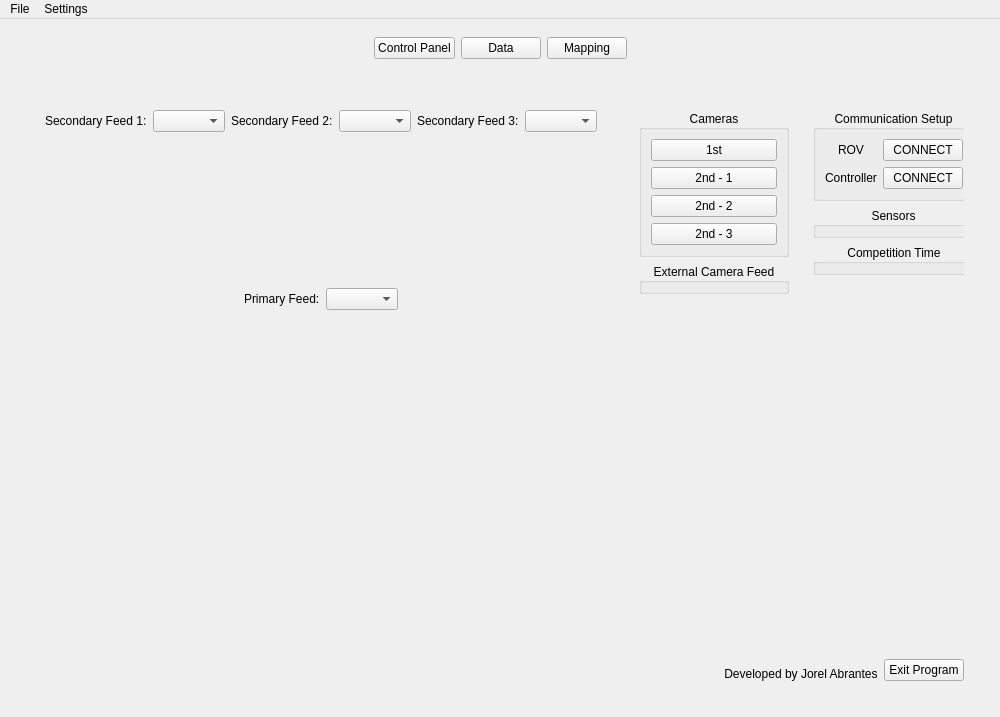
<?xml version="1.0" encoding="UTF-8"?>
<ui version="4.0">
 <class>MainWindow</class>
 <widget class="QMainWindow" name="MainWindow">
  <property name="geometry">
   <rect>
    <x>0</x>
    <y>0</y>
    <width>1000</width>
    <height>717</height>
   </rect>
  </property>
  <property name="sizePolicy">
   <sizepolicy hsizetype="Expanding" vsizetype="Expanding">
    <horstretch>0</horstretch>
    <verstretch>0</verstretch>
   </sizepolicy>
  </property>
  <property name="windowTitle">
   <string>MainWindow</string>
  </property>
  <widget class="QWidget" name="centralwidget">
   <property name="sizePolicy">
    <sizepolicy hsizetype="Expanding" vsizetype="Expanding">
     <horstretch>0</horstretch>
     <verstretch>0</verstretch>
    </sizepolicy>
   </property>
   <layout class="QGridLayout" name="gridLayout_4">
    <item row="0" column="0">
     <widget class="QWidget" name="buttonsPanel" native="true">
      <property name="sizePolicy">
       <sizepolicy hsizetype="Preferred" vsizetype="Preferred">
        <horstretch>0</horstretch>
        <verstretch>0</verstretch>
       </sizepolicy>
      </property>
      <layout class="QHBoxLayout" name="horizontalLayout">
       <item>
        <spacer name="horizontalSpacer_2">
         <property name="orientation">
          <enum>Qt::Horizontal</enum>
         </property>
         <property name="sizeHint" stdset="0">
          <size>
           <width>334</width>
           <height>20</height>
          </size>
         </property>
        </spacer>
       </item>
       <item>
        <widget class="QPushButton" name="controlPanelButton">
         <property name="enabled">
          <bool>true</bool>
         </property>
         <property name="sizePolicy">
          <sizepolicy hsizetype="Preferred" vsizetype="Preferred">
           <horstretch>0</horstretch>
           <verstretch>0</verstretch>
          </sizepolicy>
         </property>
         <property name="text">
          <string>Control Panel</string>
         </property>
        </widget>
       </item>
       <item>
        <widget class="QPushButton" name="dataButton">
         <property name="text">
          <string>Data</string>
         </property>
        </widget>
       </item>
       <item>
        <widget class="QPushButton" name="mappingButton">
         <property name="text">
          <string>Mapping</string>
         </property>
        </widget>
       </item>
       <item>
        <spacer name="horizontalSpacer_3">
         <property name="orientation">
          <enum>Qt::Horizontal</enum>
         </property>
         <property name="sizeHint" stdset="0">
          <size>
           <width>336</width>
           <height>20</height>
          </size>
         </property>
        </spacer>
       </item>
      </layout>
     </widget>
    </item>
    <item row="1" column="0">
     <widget class="QStackedWidget" name="stackedWidget">
      <property name="sizePolicy">
       <sizepolicy hsizetype="Expanding" vsizetype="Expanding">
        <horstretch>0</horstretch>
        <verstretch>0</verstretch>
       </sizepolicy>
      </property>
      <property name="currentIndex">
       <number>0</number>
      </property>
      <widget class="QWidget" name="control_panel_page">
       <property name="sizePolicy">
        <sizepolicy hsizetype="Expanding" vsizetype="Expanding">
         <horstretch>0</horstretch>
         <verstretch>0</verstretch>
        </sizepolicy>
       </property>
       <layout class="QGridLayout" name="gridLayout_3">
        <item row="0" column="0">
         <widget class="QWidget" name="control_panel_tab" native="true">
          <property name="sizePolicy">
           <sizepolicy hsizetype="Preferred" vsizetype="Expanding">
            <horstretch>0</horstretch>
            <verstretch>0</verstretch>
           </sizepolicy>
          </property>
          <layout class="QHBoxLayout" name="horizontalLayout_3" stretch="60,40">
           <item>
            <widget class="QWidget" name="control_panel_camera_widget" native="true">
             <property name="enabled">
              <bool>true</bool>
             </property>
             <property name="sizePolicy">
              <sizepolicy hsizetype="Preferred" vsizetype="Preferred">
               <horstretch>1</horstretch>
               <verstretch>0</verstretch>
              </sizepolicy>
             </property>
             <layout class="QGridLayout" name="gridLayout_6">
              <item row="0" column="1">
               <layout class="QGridLayout" name="gridLayout_24" rowstretch="30,70">
                <item row="0" column="0">
                 <widget class="QWidget" name="camera_feeds" native="true">
                  <property name="sizePolicy">
                   <sizepolicy hsizetype="Preferred" vsizetype="Preferred">
                    <horstretch>0</horstretch>
                    <verstretch>0</verstretch>
                   </sizepolicy>
                  </property>
                  <layout class="QGridLayout" name="gridLayout_2">
                   <item row="0" column="0">
                    <layout class="QGridLayout" name="secondary_camera_feeds" rowstretch="0,0">
                     <item row="1" column="2">
                      <widget class="QLabel" name="camera_feed_4">
                       <property name="sizePolicy">
                        <sizepolicy hsizetype="Ignored" vsizetype="Ignored">
                         <horstretch>0</horstretch>
                         <verstretch>0</verstretch>
                        </sizepolicy>
                       </property>
                       <property name="frameShape">
                        <enum>QFrame::NoFrame</enum>
                       </property>
                       <property name="text">
                        <string/>
                       </property>
                       <property name="alignment">
                        <set>Qt::AlignHCenter|Qt::AlignTop</set>
                       </property>
                      </widget>
                     </item>
                     <item row="0" column="0">
                      <layout class="QHBoxLayout" name="horizontalLayout_9">
                       <item>
                        <spacer name="horizontalSpacer_4">
                         <property name="orientation">
                          <enum>Qt::Horizontal</enum>
                         </property>
                         <property name="sizeHint" stdset="0">
                          <size>
                           <width>40</width>
                           <height>20</height>
                          </size>
                         </property>
                        </spacer>
                       </item>
                       <item>
                        <widget class="QLabel" name="label_4">
                         <property name="text">
                          <string>Secondary Feed 1:</string>
                         </property>
                        </widget>
                       </item>
                       <item>
                        <widget class="QComboBox" name="camera_feed_2_menu">
                         <property name="sizeAdjustPolicy">
                          <enum>QComboBox::AdjustToContents</enum>
                         </property>
                        </widget>
                       </item>
                       <item>
                        <spacer name="horizontalSpacer_5">
                         <property name="orientation">
                          <enum>Qt::Horizontal</enum>
                         </property>
                         <property name="sizeHint" stdset="0">
                          <size>
                           <width>40</width>
                           <height>20</height>
                          </size>
                         </property>
                        </spacer>
                       </item>
                      </layout>
                     </item>
                     <item row="1" column="0">
                      <widget class="QLabel" name="camera_feed_2">
                       <property name="sizePolicy">
                        <sizepolicy hsizetype="Ignored" vsizetype="Ignored">
                         <horstretch>0</horstretch>
                         <verstretch>0</verstretch>
                        </sizepolicy>
                       </property>
                       <property name="frameShape">
                        <enum>QFrame::NoFrame</enum>
                       </property>
                       <property name="text">
                        <string/>
                       </property>
                       <property name="alignment">
                        <set>Qt::AlignHCenter|Qt::AlignTop</set>
                       </property>
                      </widget>
                     </item>
                     <item row="0" column="1">
                      <layout class="QHBoxLayout" name="horizontalLayout_10">
                       <item>
                        <spacer name="horizontalSpacer_6">
                         <property name="orientation">
                          <enum>Qt::Horizontal</enum>
                         </property>
                         <property name="sizeHint" stdset="0">
                          <size>
                           <width>40</width>
                           <height>20</height>
                          </size>
                         </property>
                        </spacer>
                       </item>
                       <item>
                        <widget class="QLabel" name="label_5">
                         <property name="text">
                          <string>Secondary Feed 2:</string>
                         </property>
                        </widget>
                       </item>
                       <item>
                        <widget class="QComboBox" name="camera_feed_3_menu">
                         <property name="sizeAdjustPolicy">
                          <enum>QComboBox::AdjustToContents</enum>
                         </property>
                        </widget>
                       </item>
                       <item>
                        <spacer name="horizontalSpacer_7">
                         <property name="orientation">
                          <enum>Qt::Horizontal</enum>
                         </property>
                         <property name="sizeHint" stdset="0">
                          <size>
                           <width>40</width>
                           <height>20</height>
                          </size>
                         </property>
                        </spacer>
                       </item>
                      </layout>
                     </item>
                     <item row="1" column="1">
                      <widget class="QLabel" name="camera_feed_3">
                       <property name="sizePolicy">
                        <sizepolicy hsizetype="Ignored" vsizetype="Ignored">
                         <horstretch>0</horstretch>
                         <verstretch>0</verstretch>
                        </sizepolicy>
                       </property>
                       <property name="frameShape">
                        <enum>QFrame::NoFrame</enum>
                       </property>
                       <property name="text">
                        <string/>
                       </property>
                       <property name="alignment">
                        <set>Qt::AlignHCenter|Qt::AlignTop</set>
                       </property>
                      </widget>
                     </item>
                     <item row="0" column="2">
                      <layout class="QHBoxLayout" name="horizontalLayout_13">
                       <item>
                        <spacer name="horizontalSpacer_12">
                         <property name="orientation">
                          <enum>Qt::Horizontal</enum>
                         </property>
                         <property name="sizeHint" stdset="0">
                          <size>
                           <width>40</width>
                           <height>20</height>
                          </size>
                         </property>
                        </spacer>
                       </item>
                       <item>
                        <widget class="QLabel" name="label_8">
                         <property name="text">
                          <string>Secondary Feed 3:</string>
                         </property>
                        </widget>
                       </item>
                       <item>
                        <widget class="QComboBox" name="camera_feed_4_menu">
                         <property name="sizeAdjustPolicy">
                          <enum>QComboBox::AdjustToContents</enum>
                         </property>
                        </widget>
                       </item>
                       <item>
                        <spacer name="horizontalSpacer_13">
                         <property name="orientation">
                          <enum>Qt::Horizontal</enum>
                         </property>
                         <property name="sizeHint" stdset="0">
                          <size>
                           <width>40</width>
                           <height>20</height>
                          </size>
                         </property>
                        </spacer>
                       </item>
                      </layout>
                     </item>
                    </layout>
                   </item>
                  </layout>
                 </widget>
                </item>
                <item row="1" column="0">
                 <widget class="QWidget" name="primary_camera_feed" native="true">
                  <property name="sizePolicy">
                   <sizepolicy hsizetype="Preferred" vsizetype="Preferred">
                    <horstretch>0</horstretch>
                    <verstretch>1</verstretch>
                   </sizepolicy>
                  </property>
                  <layout class="QGridLayout" name="gridLayout_15" rowstretch="0,1">
                   <item row="0" column="0">
                    <layout class="QHBoxLayout" name="horizontalLayout_12">
                     <item>
                      <spacer name="horizontalSpacer_10">
                       <property name="orientation">
                        <enum>Qt::Horizontal</enum>
                       </property>
                       <property name="sizeHint" stdset="0">
                        <size>
                         <width>40</width>
                         <height>20</height>
                        </size>
                       </property>
                      </spacer>
                     </item>
                     <item>
                      <widget class="QLabel" name="label_10">
                       <property name="text">
                        <string>Primary Feed:</string>
                       </property>
                      </widget>
                     </item>
                     <item>
                      <widget class="QComboBox" name="camera_feed_1_menu">
                       <property name="sizeAdjustPolicy">
                        <enum>QComboBox::AdjustToContents</enum>
                       </property>
                      </widget>
                     </item>
                     <item>
                      <spacer name="horizontalSpacer_11">
                       <property name="orientation">
                        <enum>Qt::Horizontal</enum>
                       </property>
                       <property name="sizeHint" stdset="0">
                        <size>
                         <width>40</width>
                         <height>20</height>
                        </size>
                       </property>
                      </spacer>
                     </item>
                    </layout>
                   </item>
                   <item row="1" column="0">
                    <widget class="QLabel" name="camera_feed_1">
                     <property name="sizePolicy">
                      <sizepolicy hsizetype="Ignored" vsizetype="Ignored">
                       <horstretch>0</horstretch>
                       <verstretch>0</verstretch>
                      </sizepolicy>
                     </property>
                     <property name="frameShape">
                      <enum>QFrame::NoFrame</enum>
                     </property>
                     <property name="text">
                      <string/>
                     </property>
                     <property name="alignment">
                      <set>Qt::AlignHCenter|Qt::AlignTop</set>
                     </property>
                    </widget>
                   </item>
                  </layout>
                 </widget>
                </item>
               </layout>
              </item>
             </layout>
            </widget>
           </item>
           <item>
            <widget class="QWidget" name="control_panel_functions_widget" native="true">
             <layout class="QGridLayout" name="gridLayout_5">
              <item row="1" column="0" colspan="2">
               <layout class="QHBoxLayout" name="horizontalLayout_2">
                <item>
                 <spacer name="horizontalSpacer_8">
                  <property name="orientation">
                   <enum>Qt::Horizontal</enum>
                  </property>
                  <property name="sizeHint" stdset="0">
                   <size>
                    <width>40</width>
                    <height>20</height>
                   </size>
                  </property>
                 </spacer>
                </item>
                <item>
                 <widget class="QLabel" name="label_14">
                  <property name="text">
                   <string>Developed by Jorel Abrantes</string>
                  </property>
                  <property name="alignment">
                   <set>Qt::AlignBottom|Qt::AlignHCenter</set>
                  </property>
                 </widget>
                </item>
                <item>
                 <widget class="QPushButton" name="program_exit">
                  <property name="text">
                   <string>Exit Program</string>
                  </property>
                 </widget>
                </item>
               </layout>
              </item>
              <item row="0" column="1">
               <widget class="QScrollArea" name="control_panel_scroll">
                <property name="frameShape">
                 <enum>QFrame::NoFrame</enum>
                </property>
                <property name="lineWidth">
                 <number>0</number>
                </property>
                <property name="horizontalScrollBarPolicy">
                 <enum>Qt::ScrollBarAlwaysOff</enum>
                </property>
                <property name="widgetResizable">
                 <bool>true</bool>
                </property>
                <widget class="QWidget" name="scrollAreaWidgetContents_3">
                 <property name="geometry">
                  <rect>
                   <x>0</x>
                   <y>0</y>
                   <width>174</width>
                   <height>543</height>
                  </rect>
                 </property>
                 <layout class="QGridLayout" name="gridLayout_10">
                  <item row="0" column="0">
                   <layout class="QVBoxLayout" name="verticalLayout">
                    <item>
                     <widget class="QGroupBox" name="group_box_comms_connect">
                      <property name="title">
                       <string>Communication Setup</string>
                      </property>
                      <property name="alignment">
                       <set>Qt::AlignCenter</set>
                      </property>
                      <layout class="QGridLayout" name="gridLayout_8">
                       <item row="0" column="1">
                        <widget class="QPushButton" name="control_rov_connect">
                         <property name="sizePolicy">
                          <sizepolicy hsizetype="Preferred" vsizetype="Preferred">
                           <horstretch>0</horstretch>
                           <verstretch>0</verstretch>
                          </sizepolicy>
                         </property>
                         <property name="minimumSize">
                          <size>
                           <width>0</width>
                           <height>0</height>
                          </size>
                         </property>
                         <property name="text">
                          <string>CONNECT</string>
                         </property>
                         <property name="checkable">
                          <bool>true</bool>
                         </property>
                        </widget>
                       </item>
                       <item row="1" column="1">
                        <widget class="QPushButton" name="control_controller_connect">
                         <property name="sizePolicy">
                          <sizepolicy hsizetype="Preferred" vsizetype="Preferred">
                           <horstretch>0</horstretch>
                           <verstretch>0</verstretch>
                          </sizepolicy>
                         </property>
                         <property name="minimumSize">
                          <size>
                           <width>0</width>
                           <height>0</height>
                          </size>
                         </property>
                         <property name="text">
                          <string>CONNECT</string>
                         </property>
                         <property name="checkable">
                          <bool>true</bool>
                         </property>
                        </widget>
                       </item>
                       <item row="0" column="0">
                        <widget class="QLabel" name="rov_label">
                         <property name="text">
                          <string>ROV</string>
                         </property>
                         <property name="alignment">
                          <set>Qt::AlignCenter</set>
                         </property>
                        </widget>
                       </item>
                       <item row="1" column="0">
                        <widget class="QLabel" name="controller_label">
                         <property name="text">
                          <string>Controller</string>
                         </property>
                         <property name="alignment">
                          <set>Qt::AlignCenter</set>
                         </property>
                        </widget>
                       </item>
                      </layout>
                     </widget>
                    </item>
                    <item>
                     <widget class="QGroupBox" name="sensor_control">
                      <property name="title">
                       <string>Sensors</string>
                      </property>
                      <property name="alignment">
                       <set>Qt::AlignCenter</set>
                      </property>
                     </widget>
                    </item>
                    <item>
                     <widget class="QGroupBox" name="timer_control">
                      <property name="title">
                       <string>Competition Time</string>
                      </property>
                      <property name="alignment">
                       <set>Qt::AlignCenter</set>
                      </property>
                     </widget>
                    </item>
                   </layout>
                  </item>
                  <item row="1" column="0">
                   <spacer name="verticalSpacer">
                    <property name="orientation">
                     <enum>Qt::Vertical</enum>
                    </property>
                    <property name="sizeHint" stdset="0">
                     <size>
                      <width>20</width>
                      <height>40</height>
                     </size>
                    </property>
                   </spacer>
                  </item>
                 </layout>
                </widget>
               </widget>
              </item>
              <item row="0" column="0">
               <widget class="QWidget" name="camera_config" native="true">
                <layout class="QGridLayout" name="gridLayout">
                 <item row="2" column="0">
                  <spacer name="verticalSpacer_2">
                   <property name="orientation">
                    <enum>Qt::Vertical</enum>
                   </property>
                   <property name="sizeHint" stdset="0">
                    <size>
                     <width>20</width>
                     <height>40</height>
                    </size>
                   </property>
                  </spacer>
                 </item>
                 <item row="0" column="0">
                  <widget class="QGroupBox" name="digital_camera_control">
                   <property name="title">
                    <string>Cameras</string>
                   </property>
                   <property name="alignment">
                    <set>Qt::AlignCenter</set>
                   </property>
                   <layout class="QVBoxLayout" name="verticalLayout_2">
                    <item>
                     <widget class="QPushButton" name="primaryCameraToggleButton">
                      <property name="text">
                       <string>1st</string>
                      </property>
                     </widget>
                    </item>
                    <item>
                     <widget class="QPushButton" name="secondaryCamera_1_ToggleButton">
                      <property name="text">
                       <string>2nd - 1</string>
                      </property>
                     </widget>
                    </item>
                    <item>
                     <widget class="QPushButton" name="secondaryCamera_2_ToggleButton">
                      <property name="text">
                       <string>2nd - 2</string>
                      </property>
                     </widget>
                    </item>
                    <item>
                     <widget class="QPushButton" name="secondaryCamera_3_ToggleButton">
                      <property name="text">
                       <string>2nd - 3</string>
                      </property>
                     </widget>
                    </item>
                   </layout>
                  </widget>
                 </item>
                 <item row="1" column="0">
                  <widget class="QGroupBox" name="analog_camera_control">
                   <property name="title">
                    <string>External Camera Feed</string>
                   </property>
                   <property name="alignment">
                    <set>Qt::AlignCenter</set>
                   </property>
                  </widget>
                 </item>
                </layout>
               </widget>
              </item>
             </layout>
            </widget>
           </item>
          </layout>
         </widget>
        </item>
       </layout>
      </widget>
      <widget class="QWidget" name="data_panel_page"/>
      <widget class="QWidget" name="mapping_panel_page"/>
     </widget>
    </item>
   </layout>
  </widget>
  <widget class="QMenuBar" name="menubar">
   <property name="geometry">
    <rect>
     <x>0</x>
     <y>0</y>
     <width>1000</width>
     <height>22</height>
    </rect>
   </property>
   <widget class="QMenu" name="menuFile">
    <property name="title">
     <string>File</string>
    </property>
   </widget>
   <widget class="QMenu" name="menuSettings">
    <property name="title">
     <string>Settings</string>
    </property>
   </widget>
   <addaction name="menuFile"/>
   <addaction name="menuSettings"/>
  </widget>
 </widget>
 <resources/>
 <connections/>
</ui>
